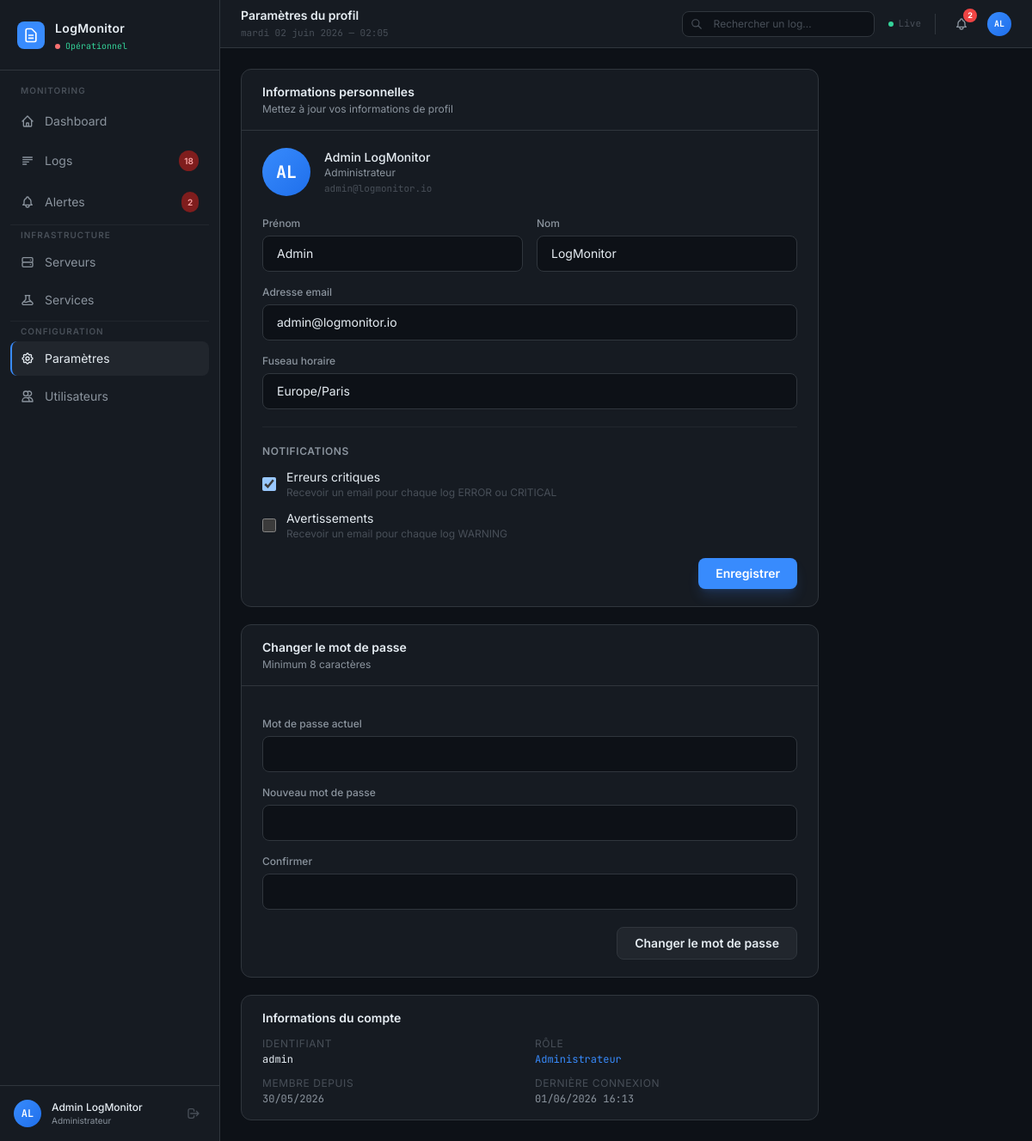
The page /auth/profile/ (signed in) on the database as committed earlier.
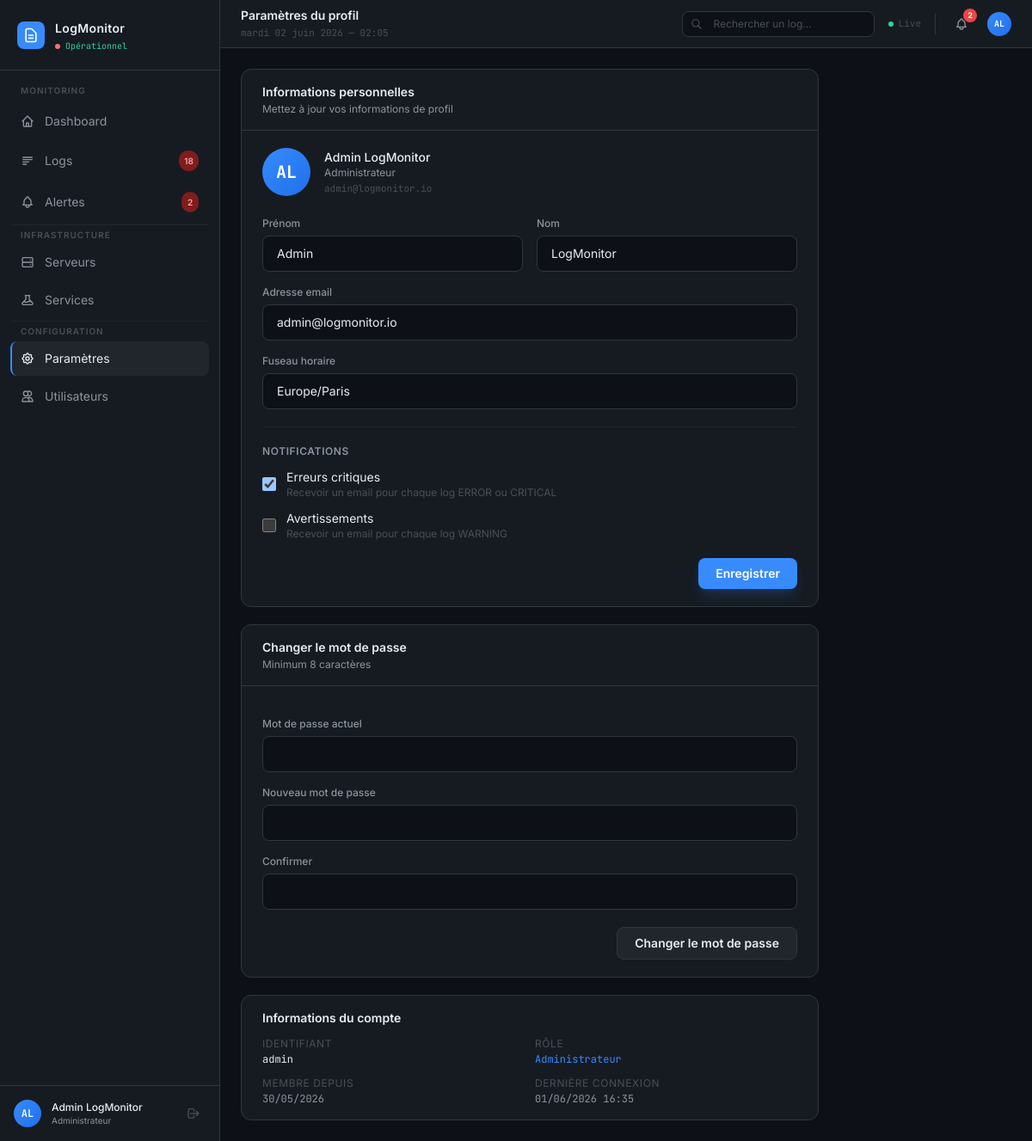
The same page on the database as committed later.
### apps/accounts/models.py (models this page shows, shortened)
class User(AbstractUser):
    class Role(models.TextChoices):
        ADMIN = "admin", _("Administrateur")
        ANALYST = "analyst", _("Analyste")
        VIEWER = "viewer", _("Lecteur")
        USER = "user", _("Utilisateur")
    role = models.CharField(
        max_length=20,
        choices=Role.choices,
        default=Role.VIEWER,
        verbose_name=_("Rôle"),
    )
    avatar = models.ImageField(
        upload_to="avatars/",
        null=True,
        blank=True,
        verbose_name=_("Avatar"),
    )
    notify_on_error = models.BooleanField(
        default=True,
        verbose_name=_("Notifier sur erreur critique"),
    )
    notify_on_warning = models.BooleanField(
        default=False,
        verbose_name=_("Notifier sur avertissement"),
    )
    timezone = models.CharField(
        max_length=50,
        default="Europe/Paris",
        verbose_name=_("Fuseau horaire"),
    )
    created_at = models.DateTimeField(auto_now_add=True)
    updated_at = models.DateTimeField(auto_now=True)
    class Meta:
        verbose_name = _("Utilisateur")
        verbose_name_plural = _("Utilisateurs")
        ordering = ["-date_joined"]
    @property
    def display_name(self):
        return self.get_full_name() or self.username
    @property
    def initials(self):
        if self.first_name and self.last_name:
            return f"{self.first_name[0]}{self.last_name[0]}".upper()
        return self.username[:2].upper()

### apps/accounts/profile.py (the view, shortened to what this page needs)
# urls.py: path("profile/",                  ProfileView.as_view(),            name="profile"),
class ProfileView(LoginRequiredMixin, UpdateView):
    model = User
    form_class = ProfileForm
    template_name = "accounts/profile.html"
    success_url = reverse_lazy("accounts:profile")
    login_url = "/auth/login/"
    def get_object(self, queryset=None):
        return self.request.user
    def get_context_data(self, **kwargs):
        ctx = super().get_context_data(**kwargs)
        ctx["page_title"] = "Profil — LogMonitor"
        ctx["page_heading"] = "Paramètres du profil"
        ctx["password_form"] = PasswordChangeForm(user=self.request.user)
        return ctx

### apps/accounts/profile.py
class ProfileForm(forms.ModelForm):
    class Meta:
        model = User
        fields = ["first_name", "last_name", "email", "timezone",
                  "notify_on_error", "notify_on_warning", "avatar"]
    def __init__(self, *args, **kwargs):
        super().__init__(*args, **kwargs)
        input_cls = (
            "w-full bg-[#0D1117] border border-[#30363D] rounded-lg px-4 py-2.5 "
            "text-[#E6EDF3] text-sm placeholder-[#484F58] "
            "focus:outline-none focus:border-[#388BFD] focus:ring-1 focus:ring-[#388BFD] "
            "transition-colors"
        )
        checkbox_cls = "w-4 h-4 rounded border-[#30363D] bg-[#0D1117] text-[#388BFD]"
        for name, field in self.fields.items():
            if isinstance(field.widget, forms.CheckboxInput):
                field.widget.attrs["class"] = checkbox_cls
            elif not isinstance(field.widget, forms.FileInput):
                field.widget.attrs["class"] = input_cls

### apps/accounts/templates/accounts/profile.html (shortened to what the changed rows need)
{% extends "base.html" %}
{% block content %}
<div class="max-w-2xl space-y-5 animate-fade-in">
  <div class="bg-[#161B22] border border-[#30363D] rounded-xl overflow-hidden">
    <div class="px-6 py-4 border-b border-[#30363D]">
      <h2 class="text-sm font-semibold text-[#E6EDF3]">Informations personnelles</h2>
    </div>
    <form method="post" action="{% url 'accounts:profile' %}" enctype="multipart/form-data" class="px-6 py-5">
      <div class="flex items-center gap-4 mb-6">
        <div class="w-14 h-14 rounded-full bg-gradient-to-br from-[#388BFD] to-[#1F6FEB]
                    flex items-center justify-center flex-shrink-0">
          <span class="text-xl font-bold text-white font-mono">{{ request.user.initials }}</span>
        </div>
        <div>
          <p class="text-sm font-medium text-[#E6EDF3]">{{ request.user.display_name }}</p>
          <p class="text-xs text-[#8B949E]">{{ request.user.get_role_display }}</p>
          <p class="text-[11px] text-[#484F58] font-mono mt-0.5">{{ request.user.email }}</p>
        </div>
      </div>
      <div class="grid grid-cols-2 gap-4">
        <div>
          <label class="block text-xs font-medium text-[#8B949E] mb-1.5">Prénom</label>
          {{ form.first_name }}
        </div>
        <div>
          <label class="block text-xs font-medium text-[#8B949E] mb-1.5">Nom</label>
          {{ form.last_name }}
        </div>
        <div class="col-span-2">
          <label class="block text-xs font-medium text-[#8B949E] mb-1.5">Adresse email</label>
          {{ form.email }}
        </div>
        <div class="col-span-2">
          <label class="block text-xs font-medium text-[#8B949E] mb-1.5">Fuseau horaire</label>
          {{ form.timezone }}
        </div>
      </div>
      <div class="mt-5 pt-5 border-t border-[#21262D]">
        <div class="space-y-3">
          <label class="flex items-center gap-3 cursor-pointer">
            {{ form.notify_on_error }}
            <div>
              <p class="text-sm text-[#E6EDF3]">Erreurs critiques</p>
              <p class="text-xs text-[#484F58]">Recevoir un email pour chaque log ERROR ou CRITICAL</p>
            </div>
          </label>
          <label class="flex items-center gap-3 cursor-pointer">
            {{ form.notify_on_warning }}
            <div>
              <p class="text-sm text-[#E6EDF3]">Avertissements</p>
              <p class="text-xs text-[#484F58]">Recevoir un email pour chaque log WARNING</p>
            </div>
          </label>
        </div>
      </div>
    </form>
  </div>
  <div class="bg-[#161B22] border border-[#30363D] rounded-xl overflow-hidden">
    <div class="px-6 py-4 border-b border-[#30363D]">
      <h2 class="text-sm font-semibold text-[#E6EDF3]">Changer le mot de passe</h2>
    </div>
  </div>
  <div class="bg-[#161B22] border border-[#30363D] rounded-xl px-6 py-4">
    <h2 class="text-sm font-semibold text-[#E6EDF3] mb-3">Informations du compte</h2>
    <div class="grid grid-cols-2 gap-3 text-xs">
      <div>
        <p class="text-[#484F58] uppercase tracking-wider mb-0.5">Identifiant</p>
        <p class="text-[#E6EDF3] font-mono">{{ request.user.username }}</p>
      </div>
      <div>
        <p class="text-[#484F58] uppercase tracking-wider mb-0.5">Rôle</p>
        <p class="text-[#388BFD] font-mono">{{ request.user.get_role_display }}</p>
      </div>
      <div>
        <p class="text-[#484F58] uppercase tracking-wider mb-0.5">Membre depuis</p>
        <p class="text-[#8B949E] font-mono">{{ request.user.date_joined|date:"d/m/Y" }}</p>
      </div>
      <div>
        <p class="text-[#484F58] uppercase tracking-wider mb-0.5">Dernière connexion</p>
        <p class="text-[#8B949E] font-mono">{{ request.user.last_login|date:"d/m/Y H:i"|default:"—" }}</p>
      </div>
    </div>
  </div>
</div>
{% endblock %}

### templates/components/sidebar.html (shortened to what the changed rows need)
{% load static %}
<aside class="w-64 flex-shrink-0 flex flex-col bg-[#161B22] border-r border-[#30363D] h-full">
  <div class="border-t border-[#30363D] px-4 py-4">
    <div class="flex items-center gap-3">
      <div class="w-8 h-8 rounded-full bg-gradient-to-br from-[#388BFD] to-[#1F6FEB]
                  flex items-center justify-center flex-shrink-0">
        <span class="text-xs font-semibold text-white font-mono">
          {{ request.user.initials|default:"U" }}
        </span>
      </div>
      <div class="flex-1 min-w-0">
        <p class="text-xs font-medium text-[#E6EDF3] truncate">{{ request.user.display_name }}</p>
        <p class="text-[10px] text-[#8B949E] truncate">{{ request.user.get_role_display|default:"Utilisateur" }}</p>
      </div>
    </div>
  </div>
</aside>

### templates/components/header.html (shortened to what this page needs)
<header class="flex-shrink-0 h-14 flex items-center gap-4 px-6 bg-[#161B22] border-b border-[#30363D]">
  <div class="flex-1 min-w-0">
    <h1 class="text-sm font-semibold text-[#E6EDF3] truncate">
      {{ page_heading|default:"Dashboard" }}
    </h1>
    <p class="text-[11px] text-[#484F58] font-mono mt-0.5">
      {% now "l d F Y — H:i" %}
    </p>
  </div>
  <div class="relative hidden md:block">
    <input
      type="text"
      name="search"
      placeholder="Rechercher un log…"
      class="w-56 bg-[#0D1117] border border-[#30363D] rounded-lg pl-9 pr-4 py-1.5
             text-[#E6EDF3] text-xs placeholder-[#484F58]
             focus:outline-none focus:border-[#388BFD] focus:ring-1 focus:ring-[#388BFD]
             transition-colors duration-200"
      hx-get="{% url 'dashboard:htmx_recent_logs' %}"
      hx-trigger="keyup changed delay:400ms"
      hx-target="#log-table-body"
      hx-indicator="#search-spinner"
    >
    <svg class="absolute left-2.5 top-1/2 -translate-y-1/2 w-3.5 h-3.5 text-[#484F58]"
         fill="none" stroke="currentColor" viewBox="0 0 24 24">
      <path stroke-linecap="round" stroke-linejoin="round" stroke-width="2"
            d="M21 21l-6-6m2-5a7 7 0 11-14 0 7 7 0 0114 0"/>
    </svg>
  </div>
  <div class="flex items-center gap-1.5 text-[11px] text-[#484F58]">
    <span class="w-1.5 h-1.5 rounded-full bg-emerald-400 animate-pulse-slow"></span>
    <span class="hidden sm:inline font-mono">Live</span>
  </div>
  <a href="{% url 'alerts:list' %}"
     class="relative p-1.5 text-[#8B949E] hover:text-[#E6EDF3] rounded-md transition-colors"
     title="Alertes actives">
    {% if active_alerts_count > 0 %}
      <span class="absolute -top-1 -right-1 w-4 h-4 bg-red-500 text-white text-[9px]
                   font-bold rounded-full flex items-center justify-center">
        {{ active_alerts_count|default:0 }}
      </span>
    {% endif %}
  </a>
  <div class="w-7 h-7 rounded-full bg-gradient-to-br from-[#388BFD] to-[#1F6FEB]
              flex items-center justify-center flex-shrink-0 cursor-pointer"
       title="{{ request.user.display_name }}">
    <span class="text-[10px] font-bold text-white font-mono">
      {{ request.user.initials|default:"U" }}
    </span>
  </div>
</header>

Rows that differ between the two databases and show on the page:
changed User "AL": user.last_login "01/06/2026 16:13" → "01/06/2026 16:35"
